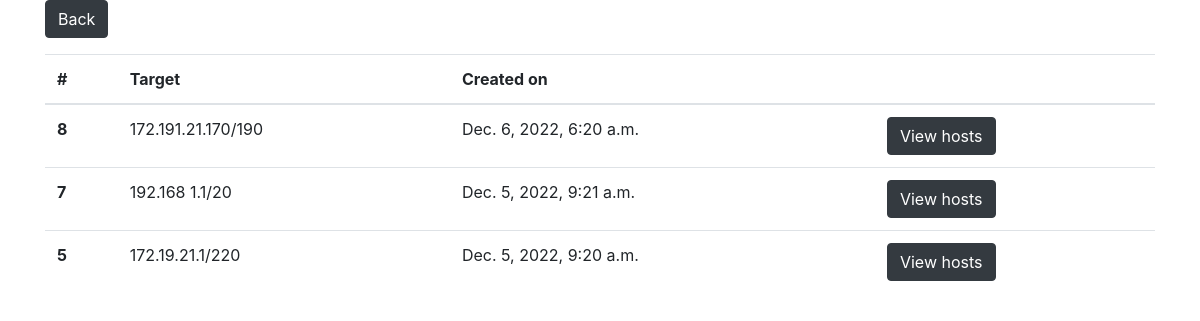
Page /scanner-history/FS on the committed database.
### nmap_application/models.py (models this page shows)
class ScannerHistory(models.Model):
    target = models.GenericIPAddressField()
    hosts = models.ManyToManyField(
        Host,
        related_name='host_history'
    )
    QUICK = 'QS'
    FULL = 'FS'
    TYPE_CHOICES = [
        (QUICK, 'Quick scan'),
        (FULL, 'Full scan'),
    ]
    type = models.CharField(
        max_length=2,
        choices=TYPE_CHOICES,
        default=QUICK,
    )
    created_on = models.DateTimeField(
        auto_now_add=True,
        help_text="Date and time when the register was created"
    )
    updated_on = models.DateTimeField(
        auto_now=True,
        help_text="Date and time when the register was updated"
    )
    class Meta:
        ordering = ['-id']

### nmap_application/views.py (the view)
# urls.py: path('scanner-history/<str:type>', views.ScannerHistoryListView.as_view(), name='scanner_type'),
class ScannerHistoryListView(ListView):
    model = ScannerHistory
    template_name = "nmap_application/scanner_history_list.html"
    def get(self, request, type) :
        scanner_history = ScannerHistory.objects.filter(type=type)
        context = {
            'scanner_history' : scanner_history
        }
        return render(request, self.template_name, context)

### nmap_application/templates/nmap_application/scanner_history_list.html
{% extends "base_bootstrap.html" %}
{% block content %}
<p>
  <a href="{% url 'network_scanner:form_scanner_view' %}" class="btn btn-dark">Back</a>
</p>
<table class="table">
  <thead>
    <tr>
      <th scope="col">#</th>
      <th scope="col">Target</th>
      <th scope="col">Created on</th>
      <th scope="col"></th>
    </tr>
  </thead>
  <tbody>
  {% for scanner in scanner_history %}
    <tr>
      <th scope="row">{{ scanner.id }}</th>
      <td>{{ scanner.target }}</td>
      <td>{{ scanner.created_on }}</td>
      <td>
        <a href="{% url 'network_scanner:host_list' scanner.id %}" class="btn btn-dark">View hosts</a>
      </td>
    </tr>
  {% endfor %}
  </tbody>
</table>
{% endblock %}

### rows in the picture
ScannerHistory: id "8", target "172.191.21.170/190", created_on "Dec. 6, 2022, 6:20 a.m."
ScannerHistory: id "7", target "192.168 1.1/20", created_on "Dec. 5, 2022, 9:21 a.m."
ScannerHistory: id "5", target "172.19.21.1/220", created_on "Dec. 5, 2022, 9:20 a.m."
